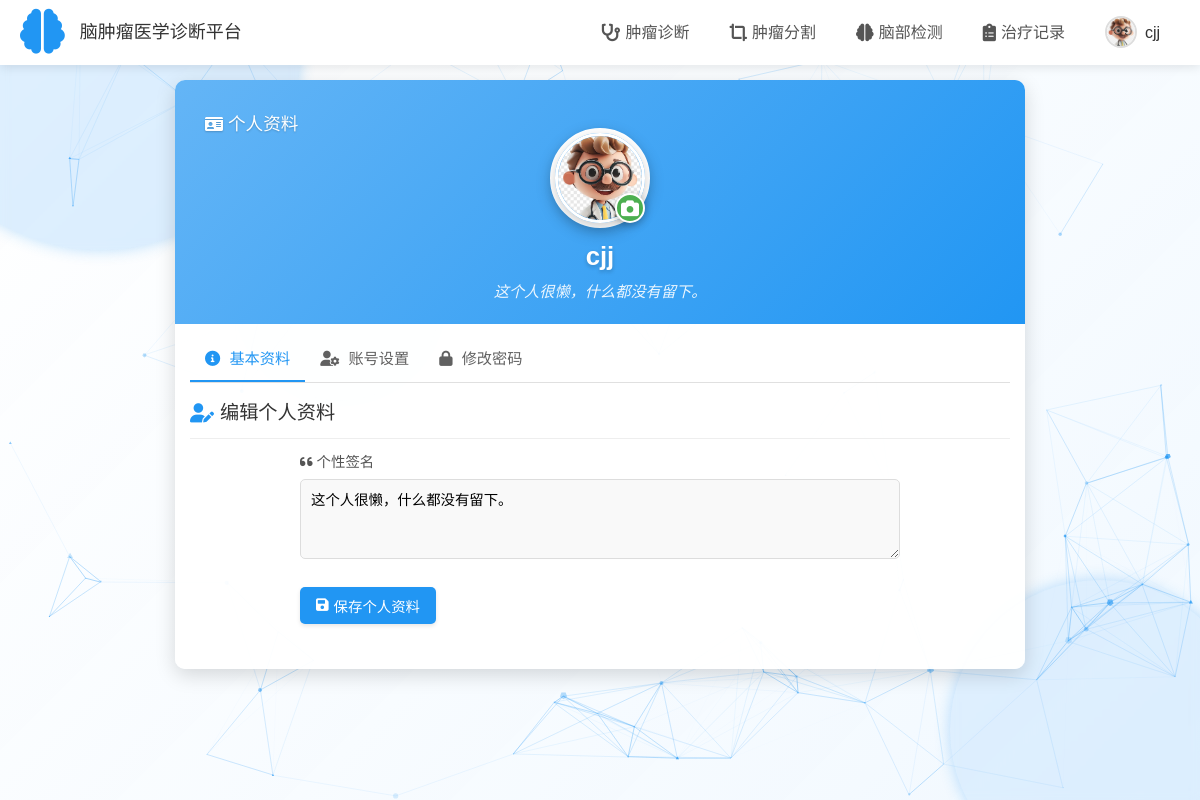
Before: /profile (signed in) with the older database file.
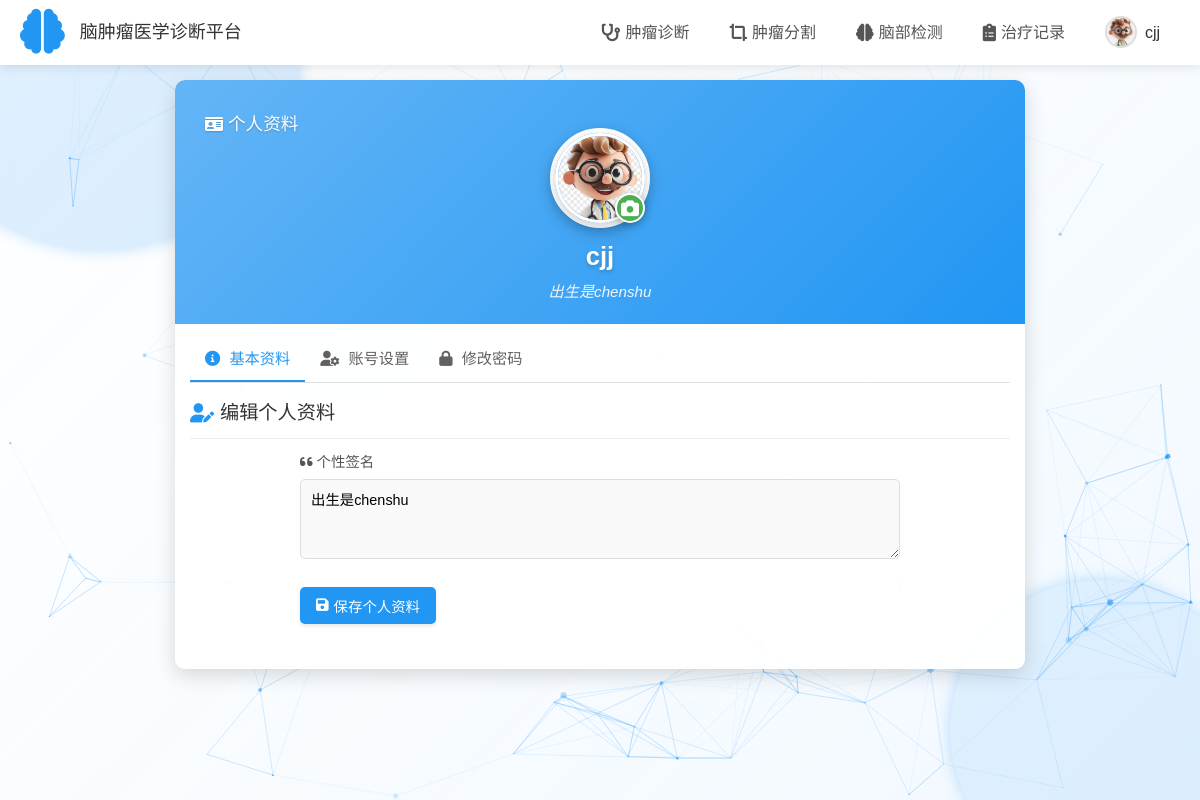
After: the same page with the newer database file.
### tables this page shows
CREATE TABLE users (
            id INTEGER PRIMARY KEY AUTOINCREMENT,
            username TEXT UNIQUE NOT NULL,
            password TEXT NOT NULL
        , avatar TEXT DEFAULT 'default-avatar.png', bio TEXT DEFAULT '这个人很懒，什么都没有留下。');

### app.py (the view)
@app.route('/profile')
def profile():
    if not session.get('logged_in'):
        return redirect(url_for('login'))
    ensure_avatar_in_session()
    conn = sqlite3.connect('users.db')
    c = conn.cursor()
    c.execute('SELECT * FROM users WHERE username = ?', (session['username'],))
    user = c.fetchone()
    conn.close()
    if not user:
        flash('用户信息获取失败')
        return redirect(url_for('diagnosis'))
    user_data = {
        'id': user[0],
        'username': user[1],
        'avatar': user[3] if len(user) > 3 and user[3] else 'default-avatar.png',
        'bio': user[4] if len(user) > 4 and user[4] else '这个人很懒，什么都没有留下。'
    }
    session['avatar'] = user_data['avatar']
    session['bio'] = user_data['bio']
    return render_template('profile.html', user=user_data)

### app.py (called while the page is built)
def ensure_avatar_in_session():
    if not session.get('logged_in') or not session.get('username'):
        return
    try:
        conn = sqlite3.connect('users.db')
        c = conn.cursor()
        c.execute('SELECT avatar FROM users WHERE username = ?', (session['username'],))
        result = c.fetchone()
        conn.close()
        if result and result[0]:
            if 'avatar' not in session or session['avatar'] != result[0]:
                print(f"更新会话中的头像: {session.get('avatar', '无')} -> {result[0]}")
                session['avatar'] = result[0]
        else:
            if 'avatar' not in session:
                session['avatar'] = 'default-avatar.png'
    except Exception as e:
        print(f"获取用户头像失败: {str(e)}")
        if 'avatar' not in session:
            session['avatar'] = 'default-avatar.png'

### templates/profile.html (shortened to what this page needs)
<!DOCTYPE html>
<html lang="zh-CN">
<head>
    <link rel="stylesheet" href="{{ url_for('static', filename='css/style.css') }}">
    <link rel="stylesheet" href="https://cdnjs.cloudflare.com/ajax/libs/font-awesome/6.0.0-beta3/css/all.min.css">
</head>
<body class="inner-page">
    <div class="page-background">
        <div class="shape shape1"></div>
        <div class="shape shape2"></div>
        <div class="particles-container" id="particles-js"></div>
    </div>
    <header>
        <div class="logo">
            <i class="fas fa-brain logo-icon"></i>
            <span class="logo-title">脑肿瘤医学诊断平台</span>
        </div>
        <nav>
            <ul>
                <li><a href="{{ url_for('diagnosis') }}"><i class="fas fa-stethoscope"></i> 肿瘤诊断</a></li>
                <li><a href="{{ url_for('segmentation') }}"><i class="fas fa-crop-alt"></i> 肿瘤分割</a></li>
                <li><a href="{{ url_for('analysis') }}"><i class="fas fa-brain"></i> 脑部检测</a></li>
                <li><a href="{{ url_for('records') }}"><i class="fas fa-clipboard-list"></i> 治疗记录</a></li>
                <li class="user-profile active">
                    <img src="{{ url_for('get_avatar', filename=session.get('avatar', 'default-avatar.png')) }}" alt="用户头像" class="user-avatar">
                    <span class="user-name">{{ session.get('username', '用户') }}</span>
                </li>
            </ul>
        </nav>
    </header>
    <main>
        <div class="profile-container">
            <div class="profile-header">
                <div class="page-title">
                    <i class="fas fa-id-card"></i> 个人资料
                </div>
                <div class="profile-avatar">
                    <img src="{{ url_for('get_avatar', filename=session.get('avatar', 'default-avatar.png')) }}" alt="用户头像" id="current-avatar">
                    <label for="avatar-upload" class="profile-avatar-edit" title="上传新头像">
                        <i class="fas fa-camera"></i>
                    </label>
                </div>
                <h1 class="profile-name">{{ user.username }}</h1>
                <p class="profile-bio">{{ user.bio }}</p>
            </div>
            <div class="profile-content">
                <div class="profile-tabs">
                    <div class="profile-tab active" data-tab="basic-info">
                        <i class="fas fa-info-circle"></i> 基本资料
                    </div>
                    <div class="profile-tab" data-tab="account-settings">
                        <i class="fas fa-user-cog"></i> 账号设置
                    </div>
                    <div class="profile-tab" data-tab="password-change">
                        <i class="fas fa-lock"></i> 修改密码
                    </div>
                </div>
                <div class="profile-section active" id="basic-info">
                    <h2 class="profile-section-title"><i class="fas fa-user-edit"></i> 编辑个人资料</h2>
                    <form class="profile-form" action="{{ url_for('update_profile') }}" method="POST" enctype="multipart/form-data">
                        <div class="profile-form-group">
                            <label for="bio"><i class="fas fa-quote-left"></i> 个性签名</label>
                            <textarea id="bio" name="bio" placeholder="写点什么介绍自己吧...">{{ user.bio }}</textarea>
                        </div>
                        <button type="submit" class="profile-submit-btn">
                            <i class="fas fa-save"></i> 保存个人资料
                        </button>
                    </form>
                </div>
            </div>
        </div>
    </main>
</body>
</html>

### static/css/style.css (style rules this page uses)
* { margin: 0; padding: 0; box-sizing: border-box; font-family: 'Microsoft YaHei', sans-serif; }
body { background-color: #ffffff; color: #333; line-height: 1.6; }
.shape { position: absolute; border-radius: 50%; background: rgba(33, 150, 243, 0.15); animation: float 10s infinite ease-in-out; box-shadow: 0 0 15px rgba(33, 150, 243, 0.3); backdrop-filter: blur(5px); }
.shape1 { width: 400px; height: 400px; top: -150px; left: -100px; animation-delay: 0s; }
.shape2 { width: 300px; height: 300px; bottom: -80px; right: -50px; animation-delay: 2s; background: rgba(33, 150, 243, 0.1); }
.particles-container { position: absolute; width: 100%; height: 100%; top: 0; left: 0; z-index: 2; }
.logo-icon { font-size: 2.8rem; color: #2196f3; margin-right: 15px; }
header { background-color: white; box-shadow: 0 2px 10px rgba(0, 0, 0, 0.1); padding: 10px 20px; position: sticky; top: 0; z-index: 100; width: 100%; display: flex; justify-content: space-between; align-items: center; }
.logo { display: flex; align-items: center; }
.logo-title { font-size: 18px; color: #333; }
nav { flex: 1; display: flex; justify-content: flex-end; }
nav ul { display: flex; align-items: center; list-style: none; margin: 0; padding: 0; }
nav li { margin: 0 5px; position: relative; }
nav a { display: flex; align-items: center; padding: 8px 15px; border-radius: 8px; transition: all 0.3s ease; color: #555; text-decoration: none; font-weight: 500; }
nav a i { margin-right: 5px; font-size: 1.1rem; }
.user-profile { position: relative; cursor: pointer; }
.user-avatar { width: 32px; height: 32px; border-radius: 50%; object-fit: cover; border: 2px solid #2196f3; transition: all 0.3s ease; }
.user-name { margin-left: 8px; font-weight: 500; color: #333; }
.inner-page { background-color: #f8f9fa; min-height: 100vh; display: flex; flex-direction: column; align-items: center; }
.inner-page main { width: 100%; max-width: 1200px; padding: 0 20px; }
.page-background { position: fixed; top: 0; left: 0; width: 100%; height: 100%; z-index: -1; overflow: hidden; background: linear-gradient(135deg, rgba(255,255,255,0.95) 0%, rgba(240,248,255,0.9) 100%); }
.profile-container { max-width: 800px; margin: 30px auto; background-color: white; border-radius: 10px; box-shadow: 0 5px 15px rgba(0, 0, 0, 0.1); overflow: hidden; }
.profile-header { background: linear-gradient(135deg, #2196f3, #0d47a1); color: white; padding: 30px; text-align: center; position: relative; }
.profile-avatar { width: 150px; height: 150px; border-radius: 50%; border: 5px solid white; box-shadow: 0 5px 15px rgba(0, 0, 0, 0.2); margin: 0 auto 20px; position: relative; overflow: hidden; }
.profile-avatar img { width: 100%; height: 100%; object-fit: cover; }
.profile-avatar-edit { position: absolute; bottom: 0; right: 0; background-color: #2196f3; width: 40px; height: 40px; border-radius: 50%; display: flex; justify-content: center; align-items: center; cursor: pointer; box-shadow: 0 3px 5px rgba(0, 0, 0, 0.2); transition: all 0.3s ease; }
.profile-avatar-edit i { color: white; font-size: 18px; }
.profile-name { font-size: 24px; font-weight: 600; margin-bottom: 5px; }
.profile-bio { font-size: 16px; opacity: 0.9; max-width: 500px; margin: 0 auto; }
.profile-content { padding: 30px; }
.profile-section { margin-bottom: 30px; }
.profile-section-title { font-size: 18px; font-weight: 600; margin-bottom: 15px; color: #333; border-bottom: 1px solid #eee; padding-bottom: 10px; }
.profile-form { max-width: 600px; margin: 0 auto; }
.profile-form-group { margin-bottom: 20px; }
.profile-form-group label { display: block; margin-bottom: 8px; font-weight: 500; color: #555; }
.profile-form-group textarea { width: 100%; padding: 12px 15px; border: 1px solid #ddd; border-radius: 5px; resize: vertical; min-height: 100px; font-family: inherit; transition: border-color 0.3s ease; }
.profile-submit-btn { background-color: #2196f3; color: white; border: none; padding: 12px 25px; border-radius: 5px; cursor: pointer; font-weight: 500; transition: all 0.3s ease; display: inline-flex; align-items: center; }
.profile-submit-btn i { margin-right: 8px; }

Changed rows visible on the page:
changed users "cjj": bio "这个人很懒，什么都没有留下。" → "出生是chenshu"
